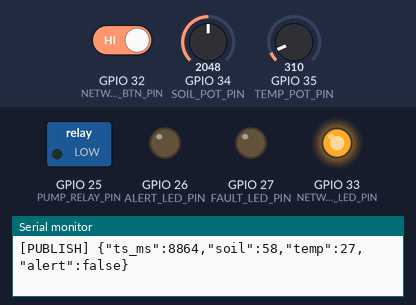
A sketch run on a simulated ESP32. Parts: switched loads named in the sketch (green lamp = pin HIGH), output pins drawn as LEDs (lit = HIGH), the last lines printed to the serial monitor. The inputs (shaded band) are chosen by the test bench; at power-on: GPIO 34 (SOIL_POT_PIN) = 2048, GPIO 32 (NETWORK_BTN_PIN) HIGH, GPIO 35 (TEMP_POT_PIN) = 310.

Above: at 8.9 s.
9.0 s: GPIO 34 (SOIL_POT_PIN) set to 1896
18.5 s: GPIO 34 (SOIL_POT_PIN) set to 1789
At 28.0 s:
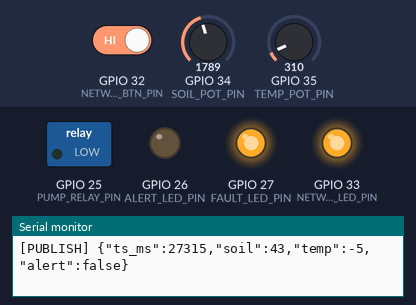
28.2 s: GPIO 32 (NETWORK_BTN_PIN) driven LOW
At 28.6 s:
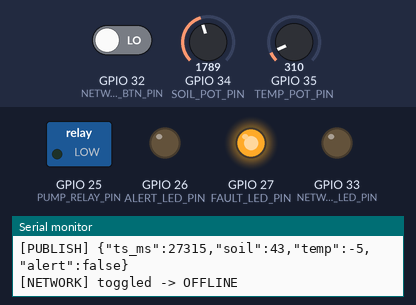
29.7 s: GPIO 34 (SOIL_POT_PIN) set to 1228
At 31.7 s:
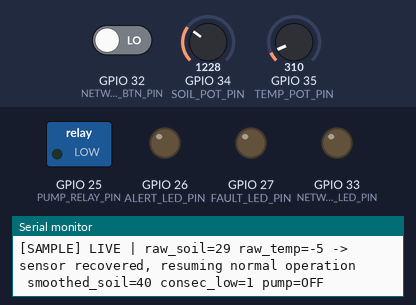
Timing chart, 0 to 40.4 s (numbered marks = the images above; inputs shaded):
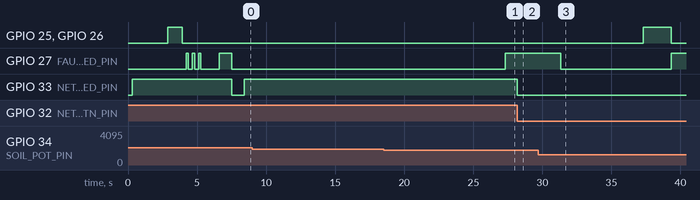

The sketch:

level2.ino
```cpp
/* ============================================================================
   SOIL MOISTURE BASED IRRIGATION CONTROLLER
   SIH 2026 - Internal Practical Assessment
   VIVEKA M | Reg 411723106089 | PSVPEC | ECE | Year IV

   Platform : ESP32 (Wokwi Simulation)
   Purpose  : Reads soil moisture + temperature, applies plausibility &
              smoothing, makes a local irrigation decision, drives a pump
              relay, detects sensor faults, and stores-and-forwards
              readings when the "network" is unavailable.

   HOW TO RUN (Wokwi):
     1. Open https://wokwi.com/projects/new/esp32
     2. Replace the default sketch with this file (or upload the project
        folder which already contains diagram.json + wokwi.toml).
     3. Click the green Play button. Open the Serial Monitor (115200 baud).
     4. On boot the controller automatically runs the 5-case TEST SUITE
        (Task 4) and prints a labelled log for each case. After the suite
        finishes it switches to LIVE mode, reading the potentiometers.
     5. Turn "Soil Moisture" potentiometer to change the simulated
        moisture level. Press the NETWORK button to toggle the simulated
        network between ONLINE and OFFLINE (watch the store-and-forward
        buffer drain when it reconnects).
   ============================================================================ */

#include <Arduino.h>

/* ---------------------------------------------------------------------------
   TASK 1 : REQUIREMENT TABLE  (design decisions, fixed once, used everywhere)
   ---------------------------------------------------------------------------
   Quantity            | Value
   ---------------------|---------------------------------------------------
   Sampling interval    | 2000 ms  (non-blocking, millis()-based)
   Plausible range       | 0 - 100 %  (soil), -10 - 60 C (temperature)
   Safe range (soil)     | 30 % - 70 %
   Action threshold      | < 30 %  -> irrigation required
                          | > 70 %  -> irrigation must stay OFF (over-wet)
   Consecutive readings  | 3   (must persist for 3 readings before acting)
   Smoothing window      | 5 samples, simple moving average
   Stuck-value window     | 5 consecutive identical raw readings = fault
   Store-and-forward cap | 50 records (oldest dropped if buffer overflows)
   --------------------------------------------------------------------------- */

// ------------------------------ PIN MAP -------------------------------------
#define SOIL_POT_PIN     34   // Potentiometer simulating the soil moisture sensor
#define TEMP_POT_PIN     35   // Potentiometer simulating the temperature sensor
#define PUMP_RELAY_PIN   25   // Relay module -> water pump
#define ALERT_LED_PIN    26   // Red LED   -> "irrigation alert / pump ON" indicator
#define FAULT_LED_PIN    27   // Yellow LED-> sensor fault indicator
#define NETWORK_BTN_PIN  32   // Push button -> toggles simulated network link
#define NETWORK_LED_PIN  33   // Green LED -> network ONLINE indicator

// ------------------------------ CONSTANTS (Task 1 table, in code) -----------
const unsigned long SAMPLE_INTERVAL_MS  = 2000;
const int SOIL_SAFE_MIN                 = 30;     // %
const int SOIL_SAFE_MAX                 = 70;     // %
const int SOIL_ACTION_THRESHOLD         = 45;     // %
const int CONSECUTIVE_READINGS_REQUIRED = 4;
const int PLAUSIBLE_SOIL_MIN            = 0;
const int PLAUSIBLE_SOIL_MAX            = 100;
const int PLAUSIBLE_TEMP_MIN            = -10;
const int PLAUSIBLE_TEMP_MAX            = 60;
const int SMOOTHING_WINDOW              = 5;
const int STUCK_WINDOW                  = 5;
const int SF_BUFFER_CAPACITY            = 50;     // store-and-forward capacity

/* =============================================================================
   TASK 1 (cont.) : THE THREE TEST SIGNALS + 2 EXTRA CASES = 5 TEST CASES
   Used by the automatic test suite that runs at boot (Task 4 requirement).
   Each array represents raw, un-smoothed soil-moisture readings (%).
   ============================================================================= */
const int SIG_LEN = 12;

// Case 1: NORMAL - gentle drift inside the safe band, nothing should trigger
const int caseNormal[SIG_LEN]      = {55,54,56,55,53,54,56,57,55,54,53,55};

// Case 2: GENUINE EXCURSION - moisture drops below threshold and stays there
const int caseExcursion[SIG_LEN]   = {50,45,38,25,22,20,19,18,17,16,15,14};

// Case 3: NOISY - normal values with isolated spikes (must be rejected/smoothed)
const int caseNoisy[SIG_LEN]       = {55,54,200,56,55,-5,54,53,150,55,54,56};

// Case 4: STUCK SENSOR - value freezes (classic sensor failure)
const int caseStuck[SIG_LEN]       = {50,48,47,47,47,47,47,47,47,47,47,47};

// Case 5: NETWORK OUTAGE THEN RECONNECT - moisture normal, network flaps
//         (values below are just normal readings; the "outage" is simulated
//          in the runTestSuite() logic by forcing g_networkOnline = false
//          for the first half of the case, then true for the second half)
const int caseNetwork[SIG_LEN]     = {60,59,58,58,57,58,59,60,59,58,57,58};

/* =============================================================================
   STATE
   ============================================================================= */

// -- smoothing (moving average) --
int soilHistory[SMOOTHING_WINDOW];
int soilHistoryIdx = 0;
bool soilHistoryFull = false;

// -- stuck-sensor detection --
int rawHistory[STUCK_WINDOW];
int rawHistoryIdx = 0;
bool rawHistoryFull = false;

// -- consecutive-reading counter for the local decision --
int consecutiveLowCount = 0;

// -- fault state --
bool sensorFaulted = false;
String faultReason = "";

// -- network simulation --
bool g_networkOnline = true;
bool lastBtnState = HIGH;

// -- pump / alert state --
bool pumpOn = false;
bool alertActive = false;

// -- non-blocking timing --
unsigned long lastSampleTime = 0;

// -- store-and-forward record --
struct Record {
  unsigned long timestampMs;   // time the reading was TAKEN (not sent)
  int soilSmoothed;
  int tempValue;
  bool alert;
};
Record sfBuffer[SF_BUFFER_CAPACITY];
int sfHead = 0;      // index of oldest record
int sfCount = 0;      // number of records currently buffered

// -- test-suite control --
bool testSuiteRunning = true;
int testCaseIndex = 0;   // 0..4
int testSampleIndex = 0; // 0..SIG_LEN-1

/* =============================================================================
   HELPERS
   ============================================================================= */

// ---- plausibility check (Task 2) --------------------------------------------
bool isPlausibleSoil(int v) {
  return (v >= PLAUSIBLE_SOIL_MIN && v <= PLAUSIBLE_SOIL_MAX);
}
bool isPlausibleTemp(int v) {
  return (v >= PLAUSIBLE_TEMP_MIN && v <= PLAUSIBLE_TEMP_MAX);
}

// ---- smoothing: simple moving average (Task 2) -------------------------------
int pushAndSmooth(int newVal) {
  soilHistory[soilHistoryIdx] = newVal;
  soilHistoryIdx = (soilHistoryIdx + 1) % SMOOTHING_WINDOW;
  if (soilHistoryIdx == 0) soilHistoryFull = true;

  int count = soilHistoryFull ? SMOOTHING_WINDOW : soilHistoryIdx;
  if (count == 0) return newVal;
  long sum = 0;
  for (int i = 0; i < count; i++) sum += soilHistory[i];
  return (int)(sum / count);
}

// ---- stuck-value detection (Task 4) ------------------------------------------
bool pushAndCheckStuck(int rawVal) {
  rawHistory[rawHistoryIdx] = rawVal;
  rawHistoryIdx = (rawHistoryIdx + 1) % STUCK_WINDOW;
  if (rawHistoryIdx == 0) rawHistoryFull = true;

  if (!rawHistoryFull) return false; // not enough history yet
  for (int i = 1; i < STUCK_WINDOW; i++) {
    if (rawHistory[i] != rawHistory[0]) return false; // not all identical
  }
  return true; // every recent raw reading identical -> stuck
}

// ---- store-and-forward: enqueue a record (Task 3) -----------------------------
void sfEnqueue(unsigned long ts, int soil, int temp, bool alert) {
  if (sfCount >= SF_BUFFER_CAPACITY) {
    // buffer full: drop the oldest to make room (documented limitation)
    sfHead = (sfHead + 1) % SF_BUFFER_CAPACITY;
    sfCount--;
  }
  int writeIdx = (sfHead + sfCount) % SF_BUFFER_CAPACITY;
  sfBuffer[writeIdx].timestampMs = ts;
  sfBuffer[writeIdx].soilSmoothed = soil;
  sfBuffer[writeIdx].tempValue = temp;
  sfBuffer[writeIdx].alert = alert;
  sfCount++;
}

// ---- store-and-forward: publish oldest-first when network is back (Task 3) ----
void sfFlushIfOnline() {
  if (!g_networkOnline) return;
  while (sfCount > 0) {
    Record r = sfBuffer[sfHead];
    Serial.print(F("[PUBLISH] {\"ts_ms\":"));
    Serial.print(r.timestampMs);
    Serial.print(F(",\"soil\":"));
    Serial.print(r.soilSmoothed);
    Serial.print(F(",\"temp\":"));
    Serial.print(r.tempValue);
    Serial.print(F(",\"alert\":"));
    Serial.print(r.alert ? "true" : "false");
    Serial.println(F("}"));
    sfHead = (sfHead + 1) % SF_BUFFER_CAPACITY;
    sfCount--;
  }
}

// ---- actuator control ---------------------------------------------------------
void setPump(bool on) {
  pumpOn = on;
  digitalWrite(PUMP_RELAY_PIN, on ? HIGH : LOW);
}
void setAlertLed(bool on) {
  alertActive = on;
  digitalWrite(ALERT_LED_PIN, on ? HIGH : LOW);
}
void setFaultLed(bool on) {
  digitalWrite(FAULT_LED_PIN, on ? HIGH : LOW);
}
void setNetworkLed(bool on) {
  digitalWrite(NETWORK_LED_PIN, on ? HIGH : LOW);
}

/* =============================================================================
   CORE PIPELINE : one call = one "sample cycle"
   raw soil / raw temp come either from the test suite or from live sensors.
   This is the single function both TEST mode and LIVE mode funnel through, so
   the decision logic is only ever written once and tested by the suite before
   it ever touches a real (simulated) sensor.
   ============================================================================= */
void processSample(int rawSoil, int rawTemp, const char* label) {
  unsigned long ts = millis();

  Serial.print(F("[SAMPLE] "));
  Serial.print(label);
  Serial.print(F(" | raw_soil=")); Serial.print(rawSoil);
  Serial.print(F(" raw_temp=")); Serial.print(rawTemp);

  // ---- Task 4: fault detection happens BEFORE anything acts on the value ----
  bool stuck = pushAndCheckStuck(rawSoil);
  bool implausible = !isPlausibleSoil(rawSoil) || !isPlausibleTemp(rawTemp);

  if (stuck || implausible) {
    sensorFaulted = true;
    faultReason = stuck ? "STUCK_VALUE" : "OUT_OF_PLAUSIBLE_RANGE";
    setFaultLed(true);
    setPump(false);          // never act on a reading we don't trust
    setAlertLed(false);
    consecutiveLowCount = 0; // fault breaks the consecutive-good-reading streak
    Serial.print(F(" -> FAULT ("));
    Serial.print(faultReason);
    Serial.println(F(") - reading discarded, pump forced OFF"));
    // A fault is still logged (with a fault flag) so the outage is visible in
    // the recovered history, but it is not used for the irrigation decision.
    sfEnqueue(ts, rawSoil, rawTemp, false);
    sfFlushIfOnline();
    return;
  }

  // reading is plausible and not stuck -> sensor considered healthy again
  if (sensorFaulted) {
    Serial.println(F(" -> sensor recovered, resuming normal operation"));
  }
  sensorFaulted = false;
  faultReason = "";
  setFaultLed(false);

  // ---- Task 2: smoothing (isolated spikes cannot flip the decision) ----------
  int smoothed = pushAndSmooth(rawSoil);
  Serial.print(F(" smoothed_soil=")); Serial.print(smoothed);

  // ---- Task 3: local decision requiring N consecutive bad readings ----------
  bool belowThreshold = (smoothed < SOIL_ACTION_THRESHOLD);
  if (belowThreshold) {
    consecutiveLowCount++;
  } else {
    consecutiveLowCount = 0;
  }

  bool shouldIrrigate = (consecutiveLowCount >= CONSECUTIVE_READINGS_REQUIRED);

  // Safety: never irrigate if smoothed value is already above the wet ceiling
  if (smoothed > SOIL_SAFE_MAX) {
    shouldIrrigate = false;
  }

  setPump(shouldIrrigate);
  setAlertLed(shouldIrrigate);

  Serial.print(F(" consec_low=")); Serial.print(consecutiveLowCount);
  Serial.print(F(" pump=")); Serial.print(shouldIrrigate ? "ON" : "OFF");
  Serial.println();

  // ---- Task 3: store-and-forward, timestamped at time of READING -------------
  sfEnqueue(ts, smoothed, rawTemp, shouldIrrigate);
  sfFlushIfOnline();
}

/* =============================================================================
   TASK 4 : AUTOMATIC 5-CASE TEST SUITE (runs once at boot, prints a labelled
   log for each case so the log can be captured from the Serial Monitor and
   pasted into test_logs/ as evidence).
   ============================================================================= */
const char* caseNames[5] = {
  "CASE 1 - NORMAL",
  "CASE 2 - GENUINE EXCURSION",
  "CASE 3 - NOISY (spikes + implausible)",
  "CASE 4 - STUCK SENSOR",
  "CASE 5 - NETWORK OUTAGE THEN RECONNECT"
};

bool runTestSuiteStep() {
  if (testCaseIndex >= 5) return false; // suite finished

  if (testSampleIndex == 0) {
    Serial.println();
    Serial.print(F("===== "));
    Serial.print(caseNames[testCaseIndex]);
    Serial.println(F(" ====="));
    // reset per-case state so cases don't bleed into each other
    consecutiveLowCount = 0;
    soilHistoryIdx = 0; soilHistoryFull = false;
    rawHistoryIdx = 0; rawHistoryFull = false;
  }

  // Case 5 forces the network offline for the first half, online for the 2nd
  if (testCaseIndex == 4) {
    g_networkOnline = (testSampleIndex >= SIG_LEN / 2);
    setNetworkLed(g_networkOnline);
    if (testSampleIndex == 0) Serial.println(F("[NETWORK] forced OFFLINE for this case"));
    if (testSampleIndex == SIG_LEN / 2) Serial.println(F("[NETWORK] reconnected -> flushing buffer oldest-first"));
  }

  int rawSoil, rawTemp = 27; // fixed plausible temperature for test cases
  switch (testCaseIndex) {
    case 0: rawSoil = caseNormal[testSampleIndex]; break;
    case 1: rawSoil = caseExcursion[testSampleIndex]; break;
    case 2: rawSoil = caseNoisy[testSampleIndex]; break;
    case 3: rawSoil = caseStuck[testSampleIndex]; break;
    case 4: rawSoil = caseNetwork[testSampleIndex]; break;
    default: rawSoil = 50;
  }

  processSample(rawSoil, rawTemp, caseNames[testCaseIndex]);

  testSampleIndex++;
  if (testSampleIndex >= SIG_LEN) {
    testSampleIndex = 0;
    testCaseIndex++;
  }
  return true;
}

/* =============================================================================
   ARDUINO ENTRY POINTS
   ============================================================================= */
void setup() {
  Serial.begin(115200);
  delay(300);

  pinMode(PUMP_RELAY_PIN, OUTPUT);
  pinMode(ALERT_LED_PIN, OUTPUT);
  pinMode(FAULT_LED_PIN, OUTPUT);
  pinMode(NETWORK_LED_PIN, OUTPUT);
  pinMode(NETWORK_BTN_PIN, INPUT_PULLUP);

  setPump(false);
  setAlertLed(false);
  setFaultLed(false);
  setNetworkLed(true);

  Serial.println(F("============================================================"));
  Serial.println(F(" SOIL MOISTURE IRRIGATION CONTROLLER - SIH 2026"));
  Serial.println(F(" Running automatic 5-case test suite (Task 4)..."));
  Serial.println(F("============================================================"));
}

void loop() {
  unsigned long now = millis();

  // ---- run the boot-time test suite first, one sample per interval ----------
  if (testSuiteRunning) {
    if (now - lastSampleTime >= 150) { // fast pace for the automated suite
      lastSampleTime = now;
      bool more = runTestSuiteStep();
      if (!more) {
        testSuiteRunning = false;
        g_networkOnline = true;
        setNetworkLed(true);
        Serial.println();
        Serial.println(F("===== TEST SUITE COMPLETE - switching to LIVE mode ====="));
        Serial.println(F("Turn the Soil Moisture potentiometer and press the"));
        Serial.println(F("NETWORK button to explore live behaviour."));
        Serial.println();
        // reset state cleanly before live operation
        consecutiveLowCount = 0;
        soilHistoryIdx = 0; soilHistoryFull = false;
        rawHistoryIdx = 0; rawHistoryFull = false;
      }
    }
    return;
  }

  // ---- LIVE MODE ---------------------------------------------------------------

  // network toggle button (active LOW, debounced by simple edge check)
  bool btnState = digitalRead(NETWORK_BTN_PIN);
  if (btnState == LOW && lastBtnState == HIGH) {
    g_networkOnline = !g_networkOnline;
    setNetworkLed(g_networkOnline);
    Serial.print(F("[NETWORK] toggled -> "));
    Serial.println(g_networkOnline ? "ONLINE" : "OFFLINE");
    if (g_networkOnline) sfFlushIfOnline();
  }
  lastBtnState = btnState;

  // non-blocking sampling on the fixed interval from Task 1
  if (now - lastSampleTime >= SAMPLE_INTERVAL_MS) {
    lastSampleTime = now;

    int rawSoilAdc = analogRead(SOIL_POT_PIN);           // 0-4095
    int rawTempAdc = analogRead(TEMP_POT_PIN);            // 0-4095
    int rawSoil = map(rawSoilAdc, 0, 4095, 0, 100);        // -> %
    int rawTemp = map(rawTempAdc, 0, 4095, -10, 60);       // -> deg C

    processSample(rawSoil, rawTemp, "LIVE");
  }

  // any other non-blocking work (e.g. a display refresh) would go here,
  // never inside a delay() - this is what keeps the loop responsive.
}
```

Measured:
- the behaviour switches between 1843 and 1842 on GPIO 34 (SOIL_POT_PIN) (found by bisection; images 0 and 1)
- after the input at 18.5 s, GPIO 27 (FAULT_LED_PIN): LOW → HIGH after 8.8 s instead of 0.82 s
- after the input at 28.2 s, GPIO 33 (NETWORK_LED_PIN): HIGH → LOW at once
- after the input at 29.7 s, GPIO 25 (PUMP_RELAY_PIN), GPIO 26 (ALERT_LED_PIN): LOW → HIGH after 7.6 s, → LOW 2.0 s later; GPIO 27 (FAULT_LED_PIN): HIGH → LOW after 1.6 s, → HIGH 8.0 s later
